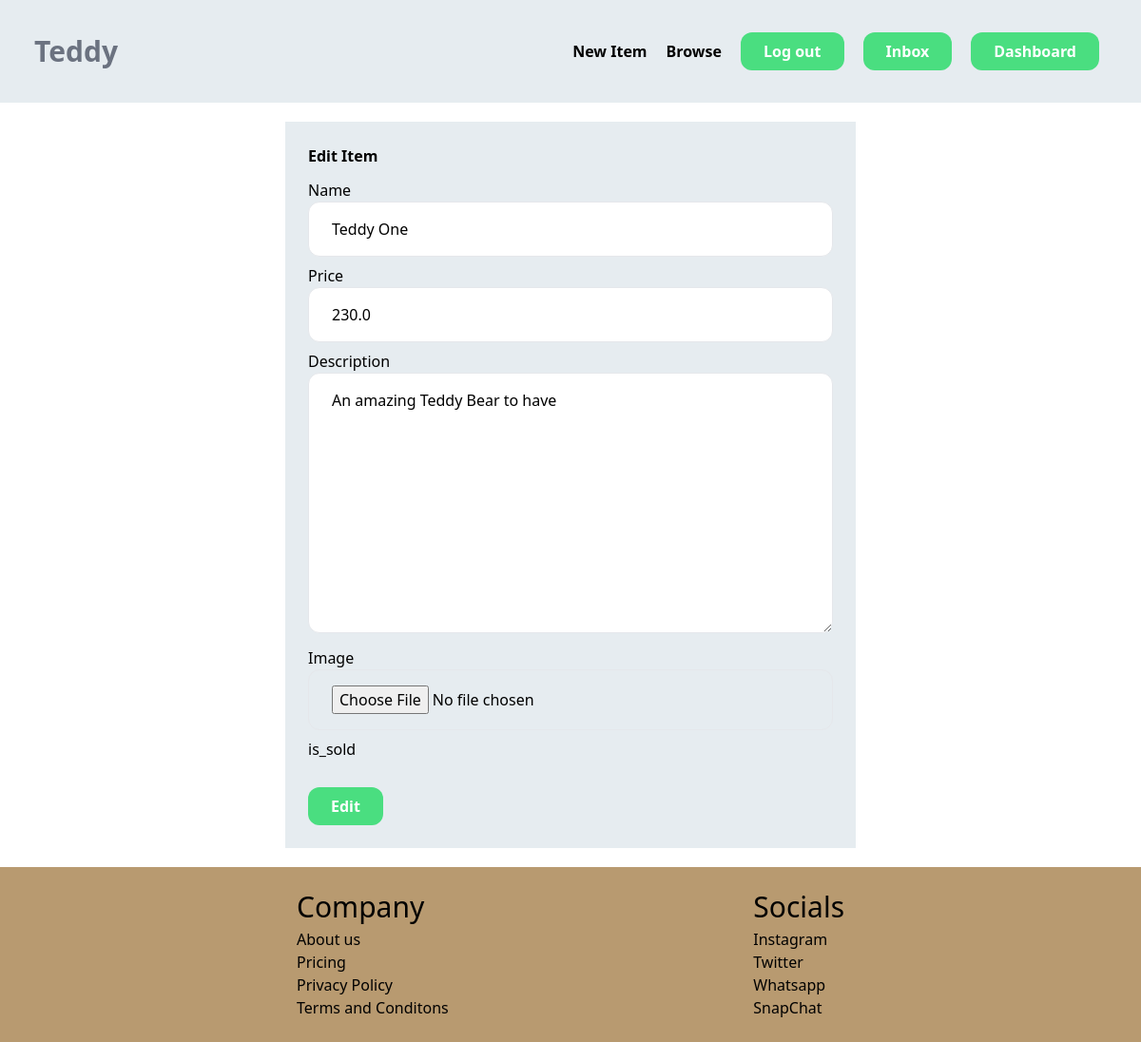
Before: /1/edit/ (signed in) with the older database file.
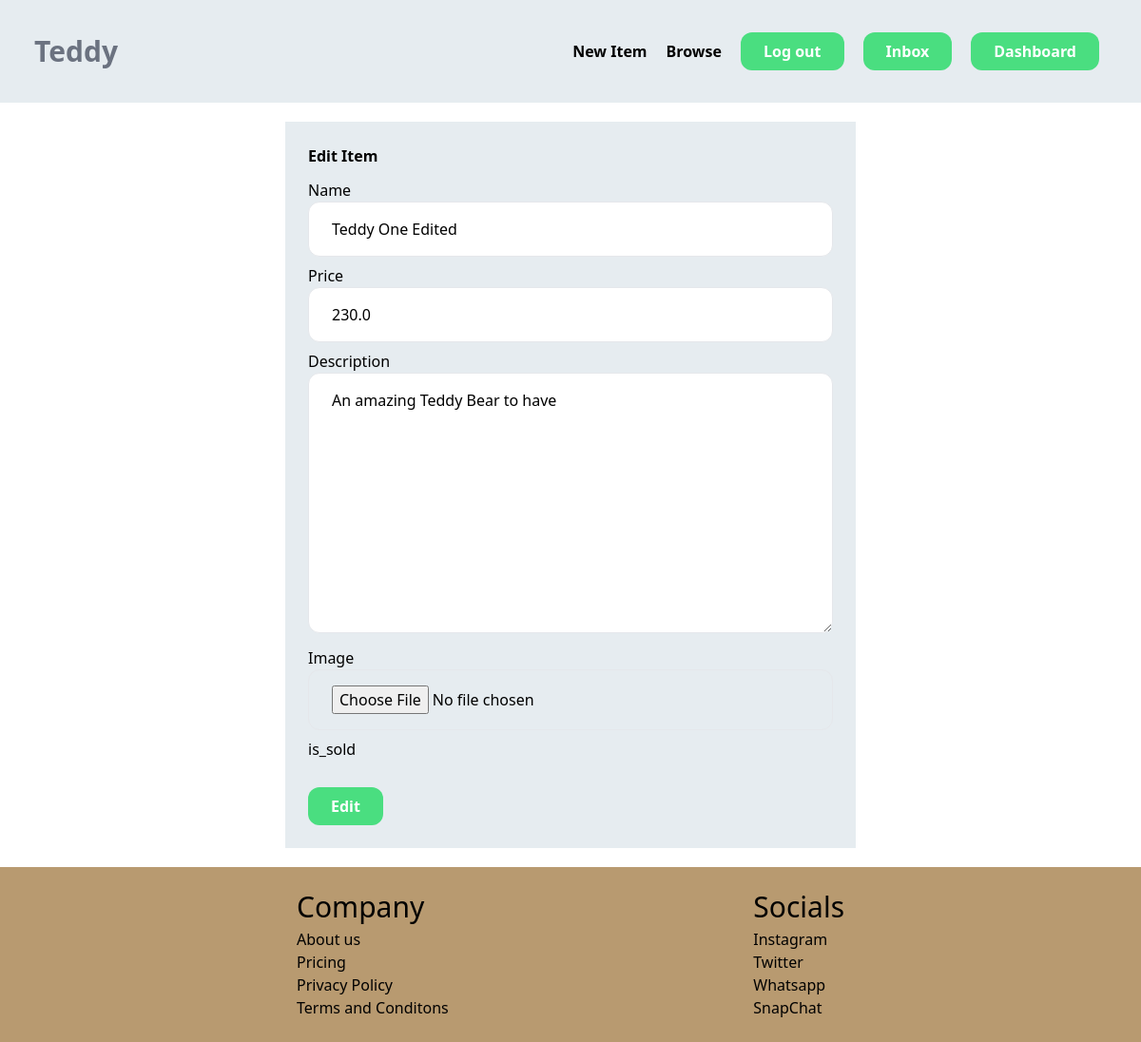
After: the same page with the newer database file.
### products/models.py (models this page shows, shortened)
class Product(models.Model):
    category = models.ForeignKey(Category, related_name="products", on_delete=models.CASCADE)
    name = models.CharField(max_length=255)
    price = models.FloatField()
    description = models.TextField(blank=True, null=True)
    image = models.ImageField(upload_to="Product_images")
    is_sold = models.BooleanField(default=False)
    created_by = models.ForeignKey(User, null=True, related_name="products", on_delete=models.CASCADE)
    created_at = models.DateTimeField(auto_now_add=True)
    modified_at = models.DateTimeField(auto_now=True)

### products/views.py (the view)
# urls.py: path("<int:id>/edit/", views.edit, name="edit"),
@login_required
def edit(request, id):
    product = get_object_or_404(Product, id=id, created_by=request.user)
    if request.method == "POST":
        form = EditProductForm(request.POST, request.FILES, instance=product)
        if form.is_valid():
            form.save()
            return redirect("products:detail", id=product.id)
    else:
        form = EditProductForm(instance=product)
    return render(request, "products/edit.html", {
        "form": form,
        "title": "Edit Item"
    })

### products/forms.py
class EditProductForm(forms.ModelForm):
    class Meta:
        model = Product
        fields = ("name", "price", "description", "image", )
        widgets={
            "price": forms.TextInput(attrs={
                "class": INPUT_CLASSES
            }),
            "name": forms.TextInput(attrs={
                "class": INPUT_CLASSES
            }),
            "description": forms.Textarea(attrs={
                "class": INPUT_CLASSES
            }),
            "image": forms.FileInput(attrs={
                "class": INPUT_CLASSES
            }),
        }

### products/templates/products/edit.html (shortened to what this page needs)
{% extends 'products/base.html' %}
{% block content %}
    <div class="w-1/2 mx-auto bg-[#e6ecf0] m-5 p-6">
        <h5 class="font-semibold mb-3"> {{ title }} </h5>
        <form method="post" action="." enctype="multipart/form-data">
            <div class="mt-2 mb-2">
                <label>Name</label> <br>
                {{ form.name }}
            </div>
            <div class="mt-2 mb-2">
                <label>Price</label> <br>
                {{ form.price }}
            </div>
            <div class="mt-2 mb-2">
                <label>Description</label> <br>
                {{ form.description }}
            </div>
            <div class="mt-2 mb-2">
                <label>Image</label> <br>
                {{ form.image }}
            </div>
            <div class="mt-2 mb-2">
                <label>is_sold</label>
            </div>
            <button class="bg-green-400 px-6 py-2 text-white mt-5 font-semibold rounded-xl">Edit</button>
        </form>
    </div>
{% endblock %}

Changed rows visible on the page:
changed Product "An amazing Teddy Bear to have": name "Teddy One" → "Teddy One Edited"
